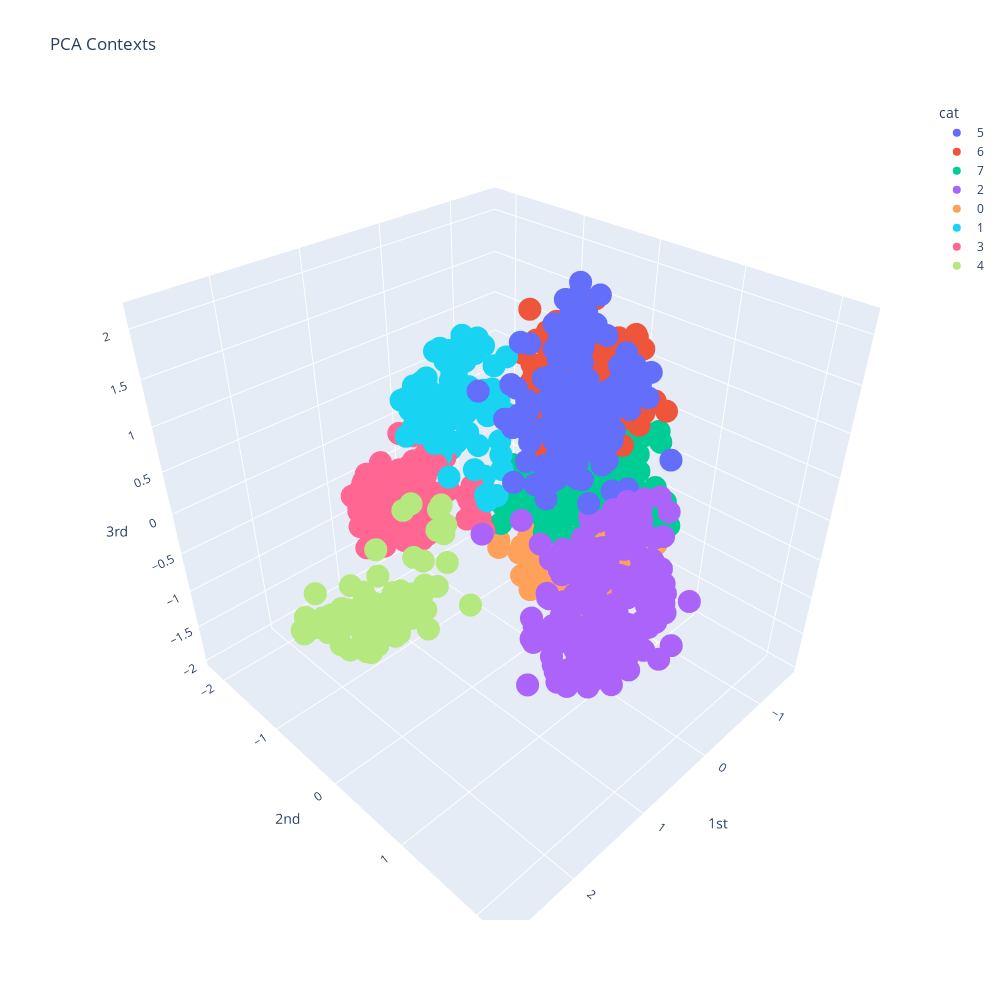

The notebook cell this image was saved under:
### Code cell
df = pd.DataFrame({
'cat':[str(c) for c in contexts_kmeans_PCA.labels_], 'labels':labels, '1st':context_PCA[:,0], '2nd':context_PCA[:,1], '3rd':context_PCA[:,2]
})
fig_contexts = px.scatter_3d(df, x='1st', y='2nd', z='3rd',
                    color='cat',
                    hover_name= "labels",
                    title="PCA Contexts",
                    width=1000, height=1000,)
fig_contexts.show()
